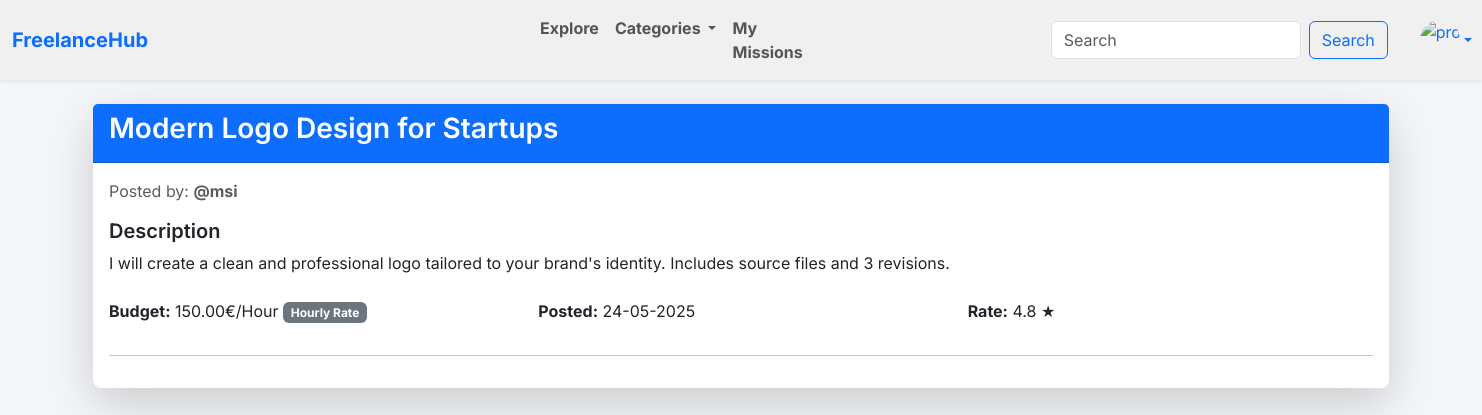
/client/service/3/ (signed in), run on the app's committed database.
### freelancer/models.py (models this page shows)
class Service(models.Model):
    user = models.ForeignKey(User, on_delete=models.CASCADE)
    title = models.CharField(max_length=100)
    description = models.TextField(blank=True, default='No Description Available')
    image_url = models.URLField(default="https://placehold.co/600x400")
    image = models.ImageField(upload_to='uploads/services', default='uploads/default.jpg')
    price = models.DecimalField(max_digits=8, decimal_places=2)
    rate = models.DecimalField(max_digits=2, decimal_places=1, default=0)
    created_at = models.DateTimeField(auto_now_add=True)
    updated_at = models.DateTimeField(auto_now=True)

### client/views.py (the view)
# urls.py: path('service/<int:pk>/', views.freelance_detail, name='freelance_detail'),
@login_required
def freelance_detail(request, pk):
    service = get_object_or_404(Service, pk=pk)
    return render(request, 'client/freelancer_detail.html',{'service': service})

### client/templates/client/freelancer_detail.html
{% extends 'main.html' %}
{% load humanize %}
{% block nav %}
    {% include "navbar.html" with logged_in=True search=True %}
{% endblock %}
{% block content %}
    <div class="container py-4">
        <div class="card shadow-lg border-0 mb-4 rounded-3" style="min-width: 350px;">
            <div class="card-header bg-primary text-white">
                <h3>{{ service.title }}</h3>
            </div>
            <div class="card-body">
                <p class="text-muted">Posted by: <strong>@{{ service.user.username }}</strong></p>
                <h5>Description</h5>
                <p>{{ service.description }}</p>
                <div class="row mt-4">
                    <div class="col-md-4">
                        <p><strong>Budget:</strong> {{ service.price }}€/Hour
                            <span class="badge bg-secondary">Hourly Rate</span>
                        </p>
                    </div>
                    <div class="col-md-4">
                        <p><strong>Posted:</strong> {{ service.created_at|date:"d-m-Y" }}</p>
                    </div>
                    <div class="col-md-4">
                        <p><strong>Rate:</strong> {{ service.rate }} ★</p>
                    </div>
                </div>
                <hr>
            </div>
        </div>
    </div>
{% endblock %}

### templates/main.html (style rules this page uses)
body { font-family: 'Inter', sans-serif; background-color: #f4f6f9; color: #333; }
.card { background-color: #ffffff; border: 1px solid #e1e1e1; border-radius: 1rem; box-shadow: 0 4px 10px rgba(0, 0, 0, 0.08); transition: transform 0.2s ease, box-shadow 0.2s ease; }
.badge { background-color: #6f42c1; color: #fff; }
h1, h2, h3, h4, h5 { font-weight: 600; }

### data on the page
Service: title "Modern Logo Design for Startups", user.username "msi", description "I will create a clean and professional logo tailored to your brand's identity. Includes source files and 3 revisions.", price "150.00", created_at "24-05-2025", rate "4.8"
